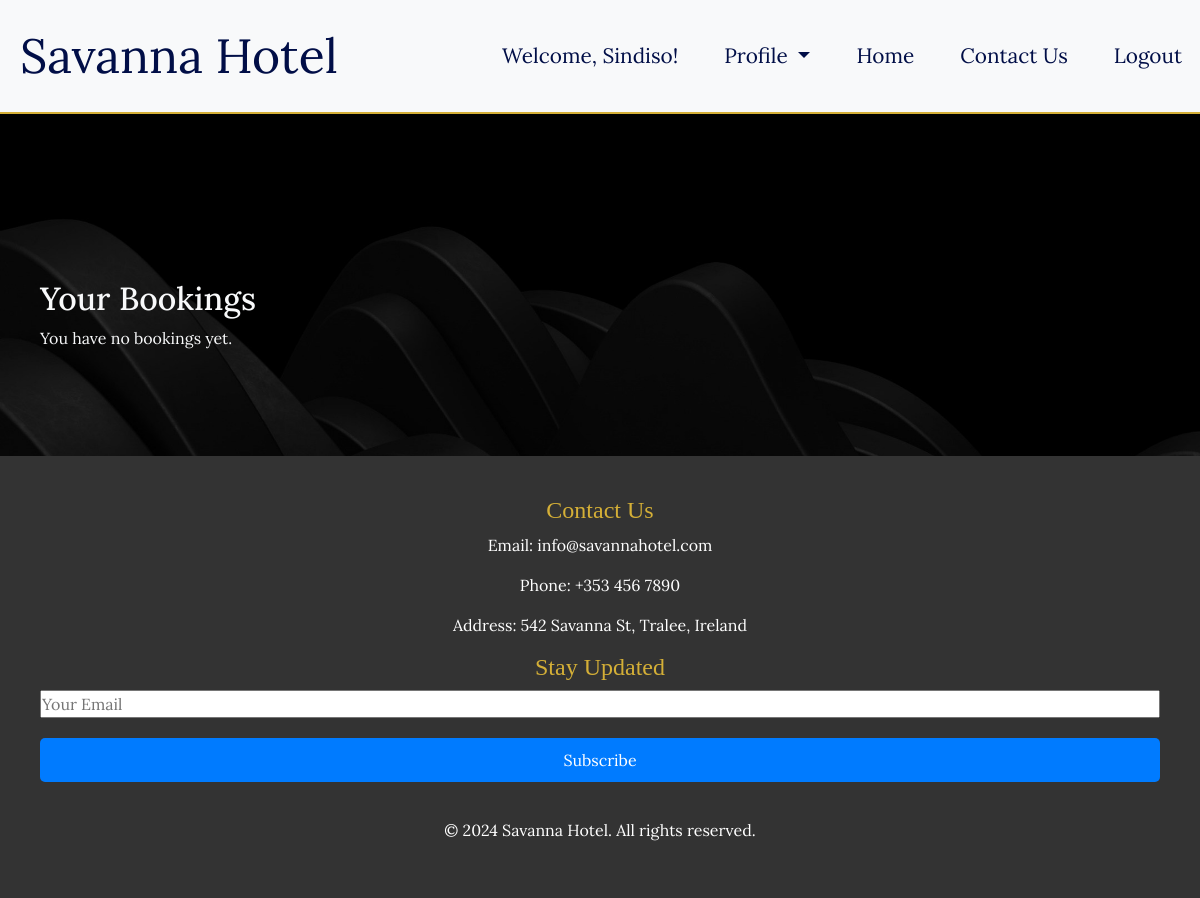
The app's page /my-bookings/ (signed in), older data.
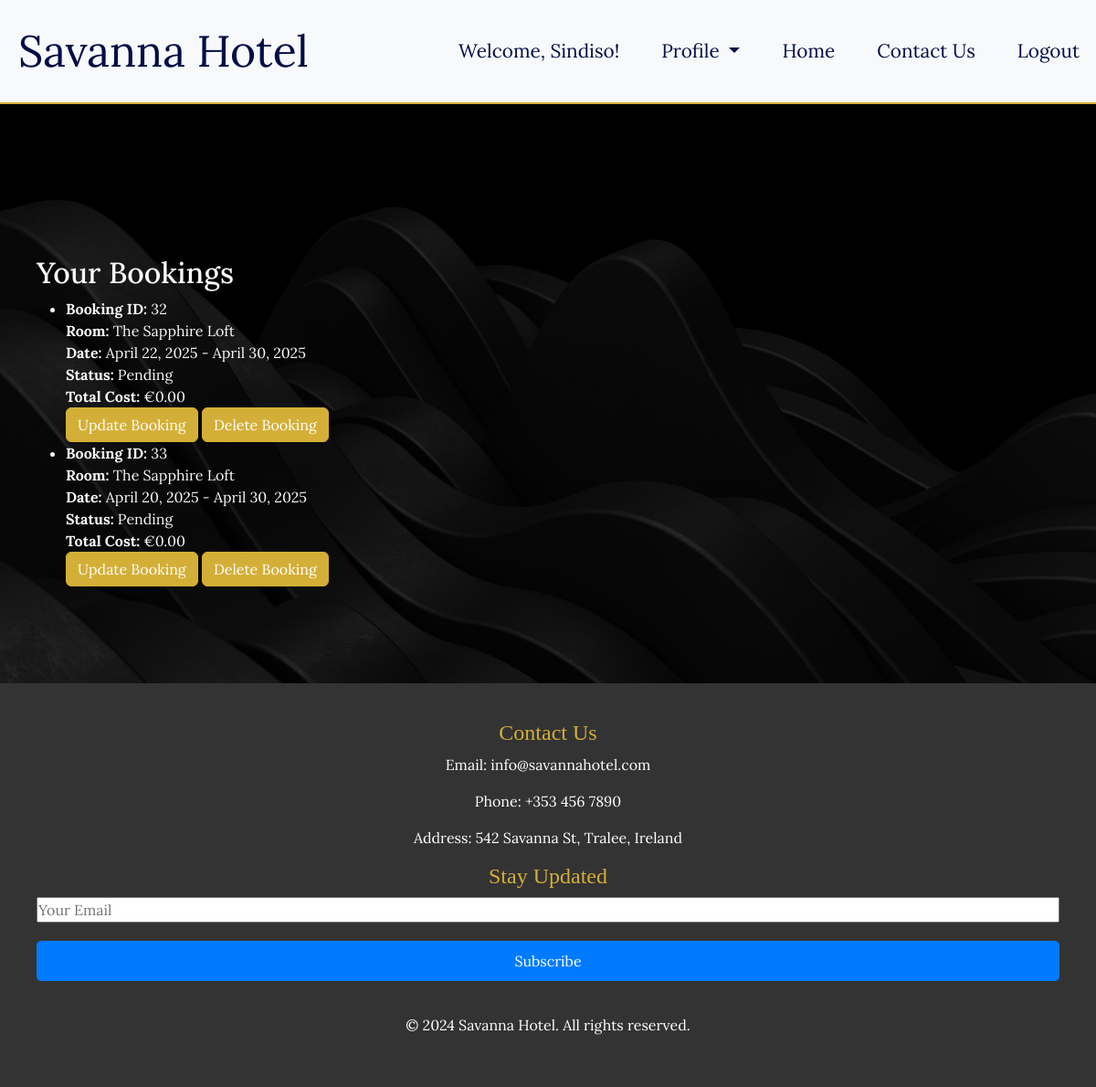
The same page, newer data.
### hotel_booking/models.py (models this page shows, shortened)
class Booking(models.Model):
    name = models.CharField(max_length=255, default="Unknown User")
    email = models.EmailField(default='example@example.com')
    id = models.AutoField(primary_key=True)
    room = models.ForeignKey(Room, on_delete=models.CASCADE)
    check_in_date = models.DateField()
    check_out_date = models.DateField()
    guests = models.IntegerField(default=1)
    duration = models.IntegerField(default=1)
    total_cost = models.DecimalField(
        max_digits=10,
        decimal_places=2,
        default=Decimal('0.00'),
        null=False,
        blank=False
    )
    user = models.ForeignKey(User, on_delete=models.CASCADE, null=True, blank=True)
    CONFIRMED = 'Confirmed'
    PENDING = 'Pending'
    CANCELLED = 'Cancelled'
    STATUS_CHOICES = [
        (CONFIRMED, 'Confirmed'),
        (PENDING, 'Pending'),
        (CANCELLED, 'Cancelled'),
    ]
    status = models.CharField(
        max_length=20,
        choices=STATUS_CHOICES,
        default=PENDING
    )

class Room(models.Model):
    SINGLE = 'Single'
    DOUBLE = 'Double'
    SUITE = 'Suite'
    KING = 'King'
    QUEEN = 'Queen'
    DELUXE = 'Deluxe'
    PENTHOUSE = 'Penthouse'
    ROOM_TYPE_CHOICES = [
        (SINGLE, 'Single Room'),
        (DOUBLE, 'Double Room'),
        (SUITE, 'Suite'),
        (KING, 'King Room'),
        (QUEEN, 'Queen Room'),
        (DELUXE, 'Deluxe Room'),
        (PENTHOUSE, 'Penthouse'),
    ]
    name = models.CharField(max_length=100)
    image = models.ImageField(upload_to='rooms/', blank=True, null=True)
    price = models.DecimalField(max_digits=6, decimal_places=2)
    description = models.TextField()
    available = models.BooleanField(default=True)
    capacity = models.IntegerField(default=1)
    room_type = models.CharField(
        max_length=20,
        choices=ROOM_TYPE_CHOICES,
        default=SINGLE
    )

### hotel_booking/views.py (the view)
# urls.py: path("my-bookings/", views.my_bookings, name="my_bookings"),
@login_required
def my_bookings(request):
    if request.user.is_authenticated:
        bookings = Booking.objects.filter(user=request.user)
    else:
        bookings = []
    return render(request, 'accounts/my_bookings.html', {'bookings': bookings})

### templates/accounts/my_bookings.html
{% extends 'base_generic.html' %}
{% block content %}
<div class="container">
    <h2>Your Bookings</h2>
    {% if bookings %}
        <ul>
            {% for booking in bookings %}
                <li>
                    <strong>Booking ID:</strong> {{ booking.id }}<br>
                    <strong>Room:</strong> {{ booking.room.name }}<br>
                    <strong>Date:</strong> {{ booking.check_in_date }} - {{ booking.check_out_date }}<br>
                    <strong>Status:</strong> {{ booking.status }}<br>
                    <strong>Total Cost:</strong> €{{ booking.total_cost }}<br>
                    <a href="{% url 'hotel_booking:update_booking' booking.id %}" class="btn btn-info">Update Booking</a>
                    <a href="{% url 'hotel_booking:delete_booking' booking.id %}" class="btn btn-danger" onclick="return confirm('Are you sure you want to delete this booking?')">Delete Booking</a>
                </li>
            {% endfor %}
        </ul>
    {% else %}
        <p>You have no bookings yet.</p>
    {% endif %}
</div>
{% endblock %}

### hotel_booking/templates/base_generic.html (shortened to what this page needs)
{% load static %}
<!DOCTYPE html>
<html lang="en">
  <head>
    <link
      href="https://cdn.jsdelivr.net/npm/bootstrap@5.3.3/dist/css/bootstrap.min.css"
      rel="stylesheet"
    />
    <link
      rel="stylesheet"
      href="https://cdnjs.cloudflare.com/ajax/libs/font-awesome/5.15.4/css/all.min.css"
    />
    <link rel="stylesheet" href="{% static 'css/styles.css' %}" />
  </head>
  <body>
    <nav class="navbar navbar-expand-lg navbar-light bg-light">
      <a class="navbar-brand" href="#">Savanna Hotel</a>
      <div class="collapse navbar-collapse" id="navbarNav">
        <ul class="navbar-nav ms-auto">
          {% if user.is_authenticated %}
          <li class="nav-item">
            <span class="nav-link">Welcome, {{ user.username }}!</span>
          </li>
          <li class="nav-item dropdown">
            <a class="nav-link dropdown-toggle" href="#" id="navbarDropdown" role="button" data-bs-toggle="dropdown" aria-expanded="false">
              Profile
            </a>
          </li>
          <li class="nav-item">
            <a class="nav-link" href="{% url 'hotel_booking:index' %}">Home</a>
          </li>
          <li class="nav-item">
            <a class="nav-link" href="#contact">Contact Us</a>
          </li>
          <li>
            <form action="{% url 'hotel_booking:logout' %}" method="post">
              <button type="submit" class="nav-link">
                Logout
              </button>
            </form>
          </li>
          {% endif %}
        </ul>
      </div>
    </nav>
    <div class="container mt-4">{% block content %} {% endblock %}</div>
    <footer>
      <div class="footer-content">
        <div class="footer-contact" id="contact">
          <h4>Contact Us</h4>
          <p>Email: info@savannahotel.com</p>
          <p>Phone: +353 456 7890</p>
          <p>Address: 542 Savanna St, Tralee, Ireland</p>
        </div>
        <div class="footer-subscribe">
          <h4>Stay Updated</h4>
          <form action="/subscribe" method="POST">
            <input
              type="email"
              name="email"
              placeholder="Your Email"
              required
            />
            <button type="submit">Subscribe</button>
          </form>
        </div>
        <div class="footer-social">
        </div>
      </div>
      <p>&copy; 2024 Savanna Hotel. All rights reserved.</p>
    </footer>
  </body>
</html>

### static/css/styles.css (style rules this page uses)
* { margin: 0; padding: 0; box-sizing: border-box; }
body { background-color: #0a0a0a; background-image: url('/static/images/wallpaper1.jpg'); background-attachment: fixed; background-repeat: no-repeat; background-size: cover; color: #f8f9fa; font-family: 'Lora', serif; margin-top: 80px; }
.container h2 { padding-top: 110px; }
html { scroll-behavior: smooth; }
.navbar { background-color: rgba(0, 0, 0, 0.6); border-bottom: 2px solid #d4af37; position: fixed; width: 100%; top: 0; left: 0; z-index: 1000; }
.navbar a { color: #fff; padding: 12px 20px; }
.navbar-nav { display: flex; justify-content: flex-start; gap: 20px; }
.navbar-brand { color: #010e47 !important; font-family: 'Lora', serif; font-size: 3rem; }
.navbar-nav .nav-link { color: #010e47 !important; font-size: 1.3rem; padding: 10px 20px; margin-right: 10px; transition: all 0.3s ease; }
.navbar-nav { margin-left: -20px; }
.btn { background-color: #d4af37; border-color: #d4af37; color: #fff; transition: background-color 0.3s ease; }
.container.mt-4 { margin-bottom: 50px; }
form { display: flex; flex-direction: column; gap: 20px; }
button { background-color: #007bff; color: white; padding: 10px; border: none; border-radius: 5px; cursor: pointer; }
footer { position: relative; bottom: 0; width: 100%; background-color: #333; color: white; padding: 20px; text-align: center; }
footer h4 { font-family: 'Merriweather', serif; color: #d4af37; }
a { color: #d4af37; }
.container { margin-top: 50px; padding: 20px; }
@media (min-width: 992px) { .container { max-width: 1200px; } }
@media (min-width: 992px) { footer { padding: 40px; } }

Row changes from the older to the newer data that the page shows:
added Booking: id "32", room.name "The Sapphire Loft", check_in_date "April 22, 2025", check_out_date "April 30, 2025", status "Pending", total_cost "0.00"
added Booking: id "33", room.name "The Sapphire Loft", check_in_date "April 20, 2025", check_out_date "April 30, 2025", status "Pending", total_cost "0.00"
Text that changed along with them:
text no longer shown: "You have no bookings yet."
